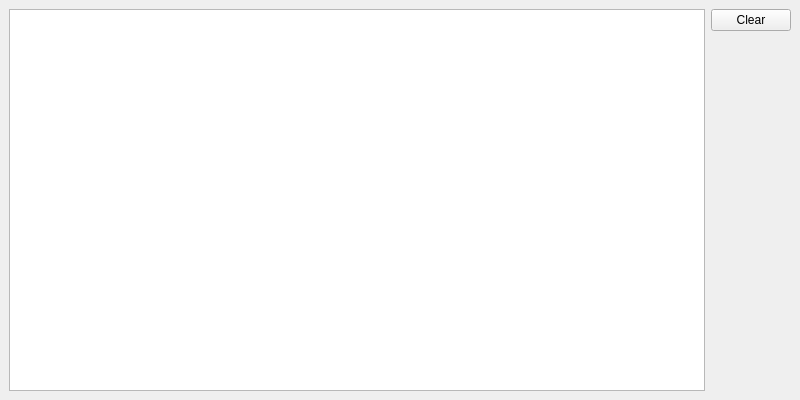
<?xml version="1.0" encoding="UTF-8"?>
<ui version="4.0">
 <class>TransferWindow</class>
 <widget class="QMainWindow" name="TransferWindow">
  <property name="geometry">
   <rect>
    <x>0</x>
    <y>0</y>
    <width>800</width>
    <height>400</height>
   </rect>
  </property>
  <property name="windowTitle">
   <string>Transfers</string>
  </property>
  <property name="windowIcon">
   <iconset resource="../data/resource.qrc">
    <normaloff>:/img/logo.svg</normaloff>:/img/logo.svg</iconset>
  </property>
  <widget class="QWidget" name="centralWidget">
   <layout class="QHBoxLayout" name="horizontalLayout_2">
    <item>
     <widget class="QTableView" name="transferView">
      <property name="selectionMode">
       <enum>QAbstractItemView::NoSelection</enum>
      </property>
      <property name="selectionBehavior">
       <enum>QAbstractItemView::SelectRows</enum>
      </property>
      <attribute name="horizontalHeaderDefaultSectionSize">
       <number>200</number>
      </attribute>
      <attribute name="horizontalHeaderHighlightSections">
       <bool>false</bool>
      </attribute>
      <attribute name="horizontalHeaderStretchLastSection">
       <bool>true</bool>
      </attribute>
      <attribute name="verticalHeaderVisible">
       <bool>false</bool>
      </attribute>
     </widget>
    </item>
    <item>
     <layout class="QVBoxLayout" name="verticalLayout">
      <item>
       <widget class="QPushButton" name="clear">
        <property name="text">
         <string>Clear</string>
        </property>
       </widget>
      </item>
      <item>
       <spacer name="verticalSpacer">
        <property name="orientation">
         <enum>Qt::Vertical</enum>
        </property>
        <property name="sizeHint" stdset="0">
         <size>
          <width>20</width>
          <height>40</height>
         </size>
        </property>
       </spacer>
      </item>
     </layout>
    </item>
   </layout>
  </widget>
 </widget>
 <resources>
  <include location="../data/resource.qrc"/>
 </resources>
 <connections/>
</ui>
